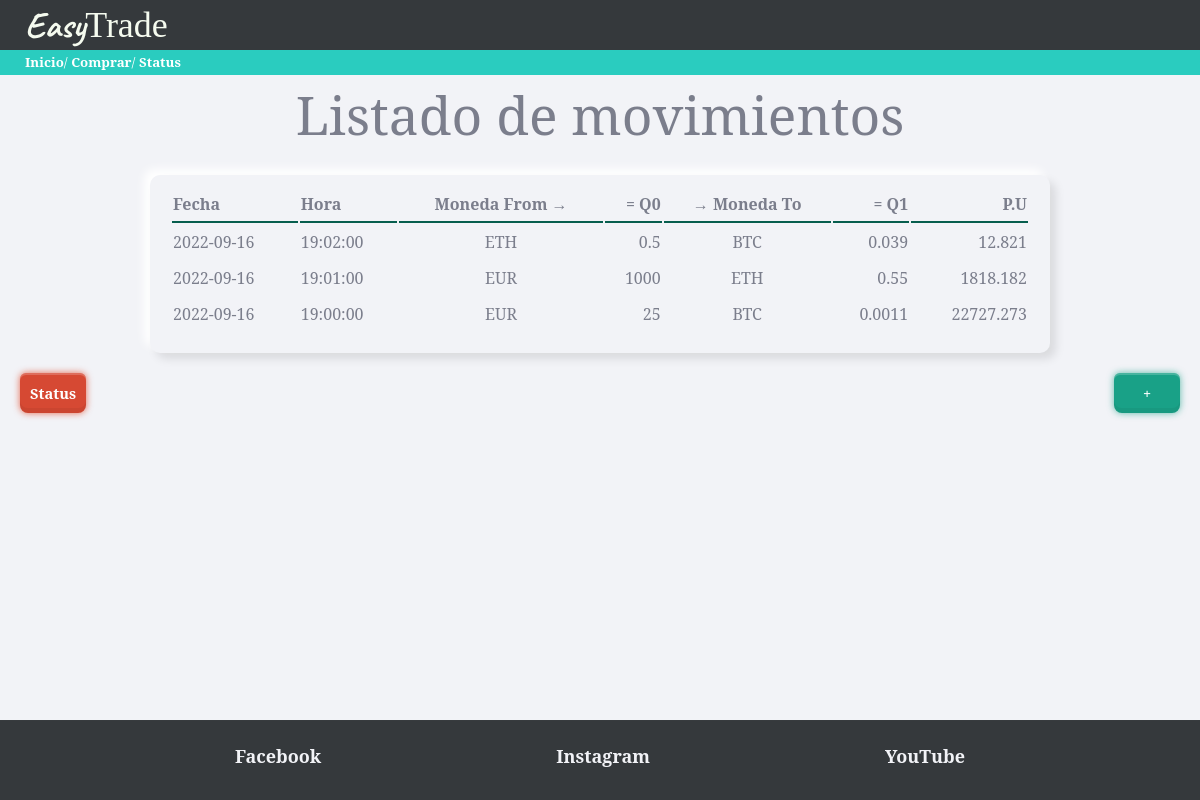
/, run on an earlier commit of the app's database.
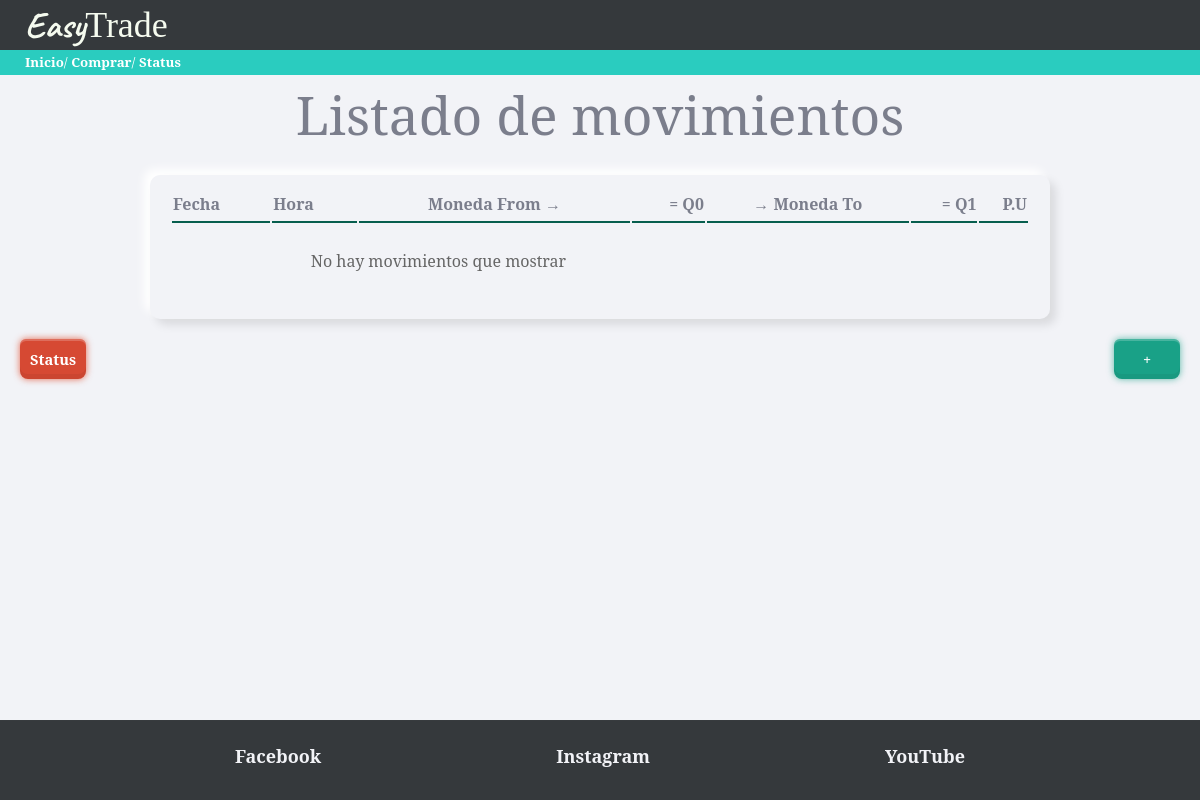
And on a later commit of the database.
### tables this page shows
CREATE TABLE "movimientos" (
	"id"	INTEGER NOT NULL,
	"fecha"	TEXT NOT NULL,
	"hora"	TEXT NOT NULL,
	"moneda_from"	TEXT NOT NULL DEFAULT 'EUR',
	"cantidad_from"	NUMERIC NOT NULL,
	"moneda_to"	REAL NOT NULL,
	"cantidad_to"	REAL NOT NULL,
	PRIMARY KEY("id" AUTOINCREMENT)
);

### trader/views.py (the view)
@app.route('/')
def movimientos():
    db = DBManager(RUTA)
    movimientos = db.consultaSQL('SELECT * FROM movimientos ORDER BY fecha DESC, hora DESC LIMIT 15')
    return render_template('inicio.html', movs=movimientos)

### trader/models.py (called while the page is built)
    def consultaSQL(self, consulta):
        conexion = sqlite3.connect(self.ruta)
        cursor = conexion.cursor()
        cursor.execute(consulta)
        self.movimientos = []
        nombres_columna = []
        for desc_columna in cursor.description:
            nombres_columna.append(desc_columna[0])
        datos = cursor.fetchall()
        for dato in datos:
            movimiento = {}
            indice = 0
            for nombre in nombres_columna:
                movimiento[nombre] = dato[indice]
                indice += 1
            self.movimientos.append(movimiento)
        conexion.close()
        return self.movimientos

### trader/templates/inicio.html (shortened to what this page needs)
{% extends "base.html" %}
{% block page_title %}
Listado de movimientos
{% endblock %}
{% block contenido %}
{{ super() }}
<table class="paper">
  <tr>
    <th class="titulo-tabla">Fecha</th>
    <th class="titulo-tabla">Hora</th>
    <th class="titulo-tabla moneda">Moneda From →</th>
    <th class="titulo-tabla numero">= Q0</th>
    <th class="titulo-tabla moneda">→ Moneda To</th>
    <th class="titulo-tabla numero">= Q1</th>
    <th class="titulo-tabla numero">P.U</th>
  </tr>
  {% if movs %}
  {% for mov in movs %}
  <tr>
    <td>
      {% if mov.fecha %}
        {{ mov.fecha }}
      {% else %}
        ---
      {% endif %}
    </td>
    <td>
      {% if mov.hora %}
        {{ mov.hora }}
      {% else %}
        ---
      {% endif %}
    </td>
    <td class="moneda"> {{ mov.moneda_from }} </td>
    <td class="numero">{{ mov.cantidad_from }}</td>
    <td class="moneda"> {{ mov.moneda_to }} </td>
    <td class="numero">{{ mov.cantidad_to }}</td>
    <td class="numero"> {{ (mov.cantidad_from / mov.cantidad_to)|round(3, 'common') }} </td>
  </tr>
  {% endfor %}
  {% else %}
  <tr>
    <td colspan="4" class="lista-vacia">No hay movimientos que mostrar</td>
  </tr>
  {% endif %}
</table>
<div class="acciones-inicio">
  <a class="red-button" href="/status">Status</a>
  <a class="green-button" href="/comprar">+</a>
</div>
{% endblock %}

What changed in the data, as far as the page shows it:
removed movimientos: fecha "2022-09-16", hora "19:02:00", moneda_from "ETH", cantidad_from "0.5", moneda_to "BTC", cantidad_to "0.039", (mov.cantidad_from/mov.cantidad_to)|round(3,'common') "12.821"
removed movimientos: fecha "2022-09-16", hora "19:01:00", moneda_from "EUR", cantidad_from "1000", moneda_to "ETH", cantidad_to "0.55", (mov.cantidad_from/mov.cantidad_to)|round(3,'common') "1818.182"
removed movimientos: fecha "2022-09-16", hora "19:00:00", moneda_from "EUR", cantidad_from "25", moneda_to "BTC", cantidad_to "0.0011", (mov.cantidad_from/mov.cantidad_to)|round(3,'common') "22727.273"
Also different on the page:
text now shown: "No hay movimientos que mostrar"
